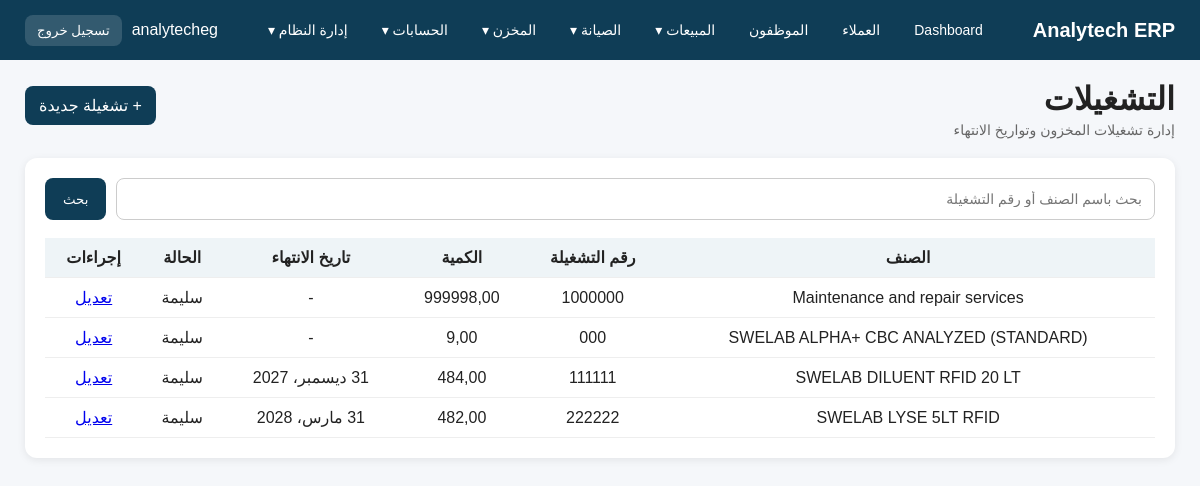
Page /inventory/lots/ (signed in) on the committed database.
### app_inventory/models.py (models this page shows, shortened)
class InventoryLot(models.Model):
    item = models.ForeignKey(
        InventoryItem,
        on_delete=models.CASCADE,
        related_name='lots',
        verbose_name='الصنف'
    )
    lot_number = models.CharField(max_length=100, verbose_name='رقم التشغيلة')
    quantity = models.DecimalField(max_digits=12, decimal_places=2, default=0, verbose_name='كمية التشغيلة')
    expiry_date = models.DateField(blank=True, null=True, verbose_name='تاريخ الانتهاء')
    created_at = models.DateTimeField(auto_now_add=True)
    class Meta:
        verbose_name = 'تشغيلة'
        verbose_name_plural = 'التشغيلات'
        unique_together = ('item', 'lot_number')
        ordering = ['expiry_date', 'created_at', 'id']
    def is_expired(self):
        return bool(self.expiry_date and self.expiry_date < date.today())
    def is_expiring_soon(self):
        return bool(self.expiry_date and date.today() <= self.expiry_date <= date.today() + timedelta(days=90))

class InventoryItem(models.Model):
    ITEM_TYPES = [
        ('Spare Part', 'قطعة غيار'),
        ('Diluent', 'Diluent'),
        ('Lyse', 'Lyse'),
        ('Cleaner', 'Cleaner'),
        ('Control', 'Control'),
        ('Calibrator', 'Calibrator'),
        ('Other', 'أخرى'),
    ]
    item_name = models.CharField(max_length=200, verbose_name='اسم الصنف')
    item_type = models.CharField(max_length=50, choices=ITEM_TYPES, verbose_name='نوع الصنف')
    item_code = models.CharField(max_length=100, unique=True, verbose_name='كود الصنف')
    quantity = models.DecimalField(max_digits=12, decimal_places=2, default=0, verbose_name='إجمالي الكمية')
    unit = models.CharField(max_length=50, blank=True, null=True, verbose_name='الوحدة')
    min_stock = models.DecimalField(max_digits=12, decimal_places=2, default=0, verbose_name='الحد الأدنى')
    purchase_price = models.DecimalField(max_digits=12, decimal_places=2, default=0, verbose_name='سعر الشراء')
    sale_price = models.DecimalField(max_digits=12, decimal_places=2, default=0, verbose_name='سعر البيع')
    supplier = models.CharField(max_length=200, blank=True, null=True, verbose_name='المورد')
    notes = models.TextField(blank=True, null=True, verbose_name='ملاحظات')
    class Meta:
        verbose_name = 'صنف مخزني'
        verbose_name_plural = 'أصناف المخزن'
        ordering = ['item_name']

### app_inventory/views.py (the view)
# urls.py: path('lots/', lot_list, name='inventory_lot_list'),
def lot_list(request):
    query = request.GET.get('q', '')
    lots = InventoryLot.objects.select_related('item').all().order_by('item__item_name', 'lot_number')
    if query:
        lots = lots.filter(
            Q(item__item_name__icontains=query) |
            Q(item__item_code__icontains=query) |
            Q(lot_number__icontains=query)
        )
    return render(request, 'app_inventory/lot_list.html', {
        'lots': lots,
        'query': query,
    })

### templates/app_inventory/lot_list.html (shortened to what this page needs)
{% extends 'base.html' %}
{% block content %}
<div class="topbar">
    <div>
        <h1>التشغيلات</h1>
        <div class="sub">إدارة تشغيلات المخزون وتواريخ الانتهاء</div>
    </div>
    <div class="quick-links">
        <a href="{% url 'inventory_lot_create' %}">+ تشغيلة جديدة</a>
    </div>
</div>
<div class="section">
    <form method="get" style="display:flex; gap:10px; margin-bottom:18px;">
        <input type="text" name="q" value="{{ query }}" placeholder="بحث باسم الصنف أو رقم التشغيلة"
               style="flex:1; padding:12px; border:1px solid #ccc; border-radius:8px;">
        <button type="submit"
                style="padding:12px 18px; border:none; border-radius:8px; background:#0f3d56; color:white; cursor:pointer;">
            بحث
        </button>
    </form>
    <table style="width:100%; border-collapse:collapse;">
        <thead>
            <tr style="background:#eef4f7;">
                <th>الصنف</th>
                <th>رقم التشغيلة</th>
                <th>الكمية</th>
                <th>تاريخ الانتهاء</th>
                <th>الحالة</th>
                <th>إجراءات</th>
            </tr>
        </thead>
        <tbody>
            {% for lot in lots %}
            <tr>
                <td>{{ lot.item.item_name }}</td>
                <td>{{ lot.lot_number }}</td>
                <td>{{ lot.quantity }}</td>
                <td>{{ lot.expiry_date|default:"-" }}</td>
                <td>
                    {% if lot.is_expired %}
                        منتهية
                    {% elif lot.is_expiring_soon %}
                        قربت تنتهي
                    {% else %}
                        سليمة
                    {% endif %}
                </td>
                <td>
                    <a href="{% url 'inventory_lot_edit' lot.id %}">تعديل</a>
                </td>
            </tr>
            {% empty %}
            <tr>
                <td colspan="6">لا توجد تشغيلات</td>
            </tr>
            {% endfor %}
        </tbody>
    </table>
</div>
{% endblock %}

### templates/base.html (shortened to what this page needs)
<!DOCTYPE html>
<html lang="ar" dir="rtl">
<head>
</head>
<body>
<div class="navbar">
    <div class="logo">Analytech ERP</div>
    {% if user.is_authenticated %}
    <div class="menu">
        <a href="/">Dashboard</a>
        {% if perms.customers.view_customer %}
        <a href="/customers/">العملاء</a>
        {% endif %}
        {% if perms.app_employees.view_employee %}
        <a href="/employees/">الموظفون</a>
        {% endif %}
        {% if perms.app_quotations.view_quotation or perms.app_sales.view_salesorder or perms.app_invoices.view_invoice or perms.app_employees.view_employeecommission %}
        <div class="dropdown">
            <a href="/reports/sales/">المبيعات ▾</a>
        </div>
        {% endif %}
        {% if perms.app_maintenance.view_maintenancerequest or perms.app_maintenance.view_maintenancevisit or perms.app_maintenance.view_preventivemaintenanceplan %}
        <div class="dropdown">
            <a href="/maintenance/reports/">الصيانة ▾</a>
        </div>
        {% endif %}
        {% if perms.app_inventory.view_inventoryitem or perms.app_inventory.view_inventorylot or perms.app_inventory.view_inventorytransaction or perms.app_inventory.view_recallnotice %}
        <div class="dropdown">
            <a href="/inventory/">المخزن ▾</a>
        </div>
        {% endif %}
        {% if perms.accounting.view_account or perms.accounting.view_journalentry or perms.accounting.view_receiptvoucher or perms.accounting.view_paymentvoucher %}
        <div class="dropdown">
            <a href="/accounting/">الحسابات ▾</a>
        </div>
        {% endif %}
        {% if user.is_staff %}
        <div class="dropdown">
            <a href="/admin/">إدارة النظام ▾</a>
        </div>
        {% endif %}
    </div>
    <div class="user-box">
        <span>{{ user.username }}</span>
        <form method="post" action="{% url 'logout' %}" class="logout-form">
            <button type="submit" class="logout-btn">تسجيل خروج</button>
        </form>
    </div>
    {% endif %}
</div>
<div class="container">
    {% block content %}{% endblock %}
</div>
</body>
</html>

### templates/base.html (style rules this page uses)
body { margin: 0; font-family: Tahoma, Arial, sans-serif; background: #f5f7fa; color: #222; }
.navbar { background: #0f3d56; color: white; padding: 14px 25px; display: flex; justify-content: space-between; align-items: center; gap: 16px; flex-wrap: wrap; }
.logo { font-size: 20px; font-weight: bold; white-space: nowrap; }
.menu { display: flex; align-items: center; gap: 14px; flex-wrap: wrap; }
.menu > a, .dropdown > a { color: white; text-decoration: none; font-size: 14px; padding: 8px 10px; border-radius: 8px; display: inline-block; }
.dropdown { position: relative; }
.container { padding: 20px 25px; }
.topbar { display: flex; justify-content: space-between; align-items: center; margin-bottom: 20px; gap: 15px; flex-wrap: wrap; }
.topbar h1 { margin: 0; }
.sub { color: #666; font-size: 14px; margin-top: 4px; }
.section { background: white; padding: 20px; border-radius: 12px; box-shadow: 0 2px 8px rgba(0,0,0,0.08); }
table { width: 100%; border-collapse: collapse; }
th, td { padding: 10px; border-bottom: 1px solid #eee; text-align: center; vertical-align: middle; }
th { background: #eef4f7; }
.form-control, select, textarea, input[type="text"], input[type="number"], input[type="date"], input[type="email"], input[type="password"] { width: 100%; padding: 10px 12px; border: 1px solid #ccc; border-radius: 8px; font-size: 14px; background: #fff; box-sizing: border-box; }
.quick-links a { display: inline-block; background: #0f3d56; color: white; padding: 10px 14px; border-radius: 8px; text-decoration: none; margin-right: 8px; margin-bottom: 8px; }
.user-box { display: flex; align-items: center; gap: 10px; color: white; }
.logout-form { margin: 0; }
.logout-btn { background: rgba(255,255,255,0.15); border: none; color: white; padding: 8px 12px; border-radius: 8px; cursor: pointer; }

### rows in the picture
InventoryLot: item.item_name "Maintenance and repair services", lot_number "1000000", quantity "999998,00", expiry_date "-", shows "سليمة"
InventoryLot: item.item_name "SWELAB ALPHA+ CBC ANALYZED (STANDARD)", lot_number "000", quantity "9,00", expiry_date "-", shows "سليمة"
InventoryLot: item.item_name "SWELAB DILUENT RFID 20 LT", lot_number "111111", quantity "484,00", expiry_date "31 ديسمبر، 2027", shows "سليمة"
InventoryLot: item.item_name "SWELAB LYSE 5LT RFID", lot_number "222222", quantity "482,00", expiry_date "31 مارس، 2028", shows "سليمة"

### other values in the picture
{{ user.username }} "analytecheg"
